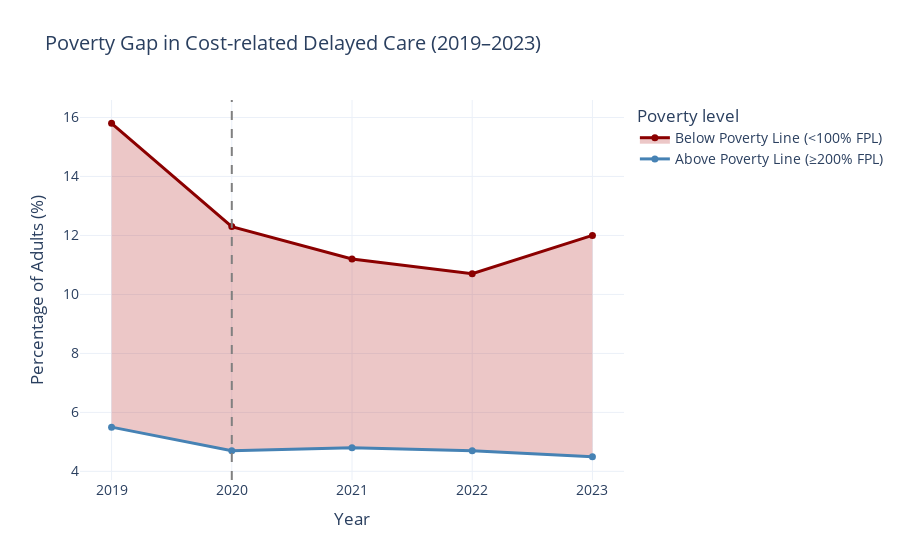

Notebook source saved alongside this figure:
### Markdown cell above
### Figure 2: Education Gap in Cost-related Delayed Care (2019–2023)

Figure 2 illustrates persistent education-based disparities in cost-related delayed medical care over time. Adults without a high school diploma or GED consistently experienced substantially higher rates of unmet medical need due to cost compared to those with a college degree or higher.


From 2019 to 2020, the gap between the two groups narrowed noticeably, reflecting a temporary compression during the initial COVID-19 shock. However, this narrowing does not indicate improved equity. Instead, it coincides with widespread disruptions in healthcare utilization, during which fewer individuals sought care overall.

After 2021, the education gap widened again as healthcare utilization gradually recovered. While cost-related delayed care among highly educated adults remained relatively stable, rates among adults with lower educational attainment rebounded more strongly. This pattern suggests an uneven recovery in which individuals with fewer educational resources faced greater difficulty re-engaging with the healthcare system once normal demand resumed.

### Code cell
fig_poverty = plot_shaded_gap(
    df=df,
    topic="Did not get needed medical care due to cost",
    group="Poverty level",
    low_label="<100% FPL",
    high_label="≥200% FPL",
    title="Poverty Gap in Cost-related Delayed Care (2019–2023)",
    low_color="darkred",
    high_color="steelblue"
)

# Modify the label to be more descriptive
fig_poverty.for_each_trace(
    lambda trace: trace.update(name="Below Poverty Line (<100% FPL)") 
    if trace.name == "<100% FPL" 
    else trace.update(name="Above Poverty Line (≥200% FPL)") 
    if trace.name == "≥200% FPL" 
    else trace
)

fig_poverty.show()

### Figure 1 — Plotly figure (JSON) as saved in the notebook; plotly's stock layout.template omitted (floating-point values rounded to 4 significant figures)
{"data": [{"line": {"color": "steelblue", "width": 3}, "marker": {"size": 7}, "mode": "lines+markers", "name": "Above Poverty Line (≥200% FPL)", "type": "scatter", "x": [2019, 2020, 2021, 2022, 2023], "y": [5.5, 4.7, 4.8, 4.7, 4.5]}, {"fill": "tonexty", "fillcolor": "rgba(178,34,34,0.25)", "line": {"color": "darkred", "width": 3}, "marker": {"size": 7}, "mode": "lines+markers", "name": "Below Poverty Line (<100% FPL)", "type": "scatter", "x": [2019, 2020, 2021, 2022, 2023], "y": [15.8, 12.3, 11.2, 10.7, 12.0]}], "layout": {"font": {"size": 14}, "hovermode": "x unified", "legend": {"title": {"text": "Poverty level"}}, "shapes": [{"line": {"color": "gray", "dash": "dash"}, "type": "line", "x0": 2020, "x1": 2020, "xref": "x", "y0": 0, "y1": 1, "yref": "y domain"}], "title": {"text": "Poverty Gap in Cost-related Delayed Care (2019–2023)"}, "xaxis": {"title": {"text": "Year"}}, "yaxis": {"title": {"text": "Percentage of Adults (%)"}}}}
